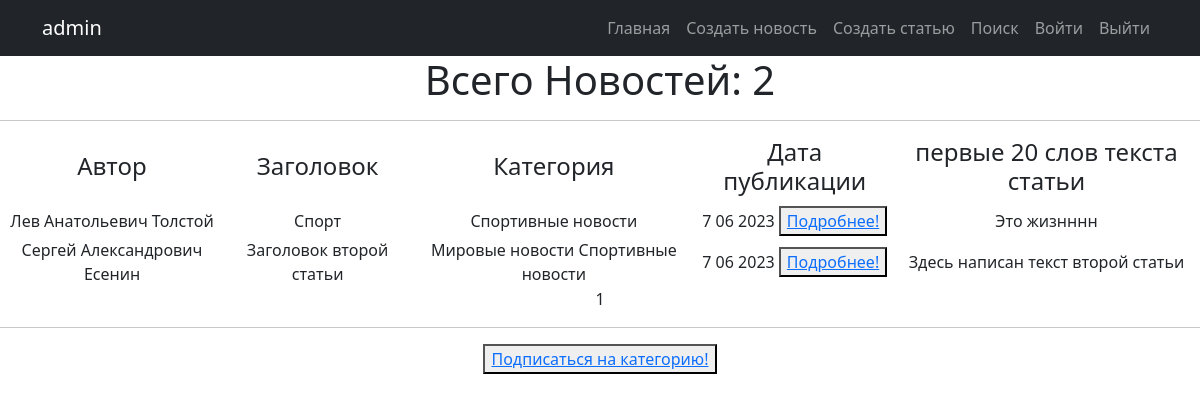
Page /categories/5/ (signed in) on the committed database.
### news/models.py (models this page shows, shortened)
class Post(models.Model):
    objects = None
    article = 'AR'
    news = 'NE'
    POST = [
        (news, 'Новость'),
        (article, 'Статья')
    ]
    title = models.TextField(max_length=50)
    author = models.ForeignKey(Author, on_delete=models.CASCADE)
    time_in_comment = models.DateTimeField(default=django.utils.timezone.now)
    choice_title = models.CharField(max_length=2, choices=POST)
    post_text = models.TextField(max_length=500)
    categories = models.ManyToManyField('Category', through='PostCategory')
    rating_post = models.IntegerField(default=0)

class Author(models.Model):
    user_author = models.OneToOneField(User, on_delete=models.CASCADE)
    user_rating = models.IntegerField(default=0)
    subscribers = models.ManyToManyField('Category', through='PostSubscribers')

class Category(models.Model):
    economy = 'EC'
    politician = 'PL'
    worldnews = 'WN'
    hostnews = 'HN'
    sport = 'SP'
    POSITION = [
        (economy, 'Экономика'),
        (politician, 'Политика'),
        (worldnews, 'Мировые новости'),
        (hostnews, 'Местные новости'),
        (sport, 'Спортивные новости')
    ]
    category = models.CharField(max_length=2, choices=POSITION, default='HN', unique=True)
    def __str__(self):
        return self.get_category_display()

### news/views.py (the view)
# urls.py: path('categories/<int:pk>/', CategoryList.as_view(), name='category_list'),
class CategoryList(LoginRequiredMixin, ListView):
    model = Post
    ordering = '-time_in_comment'
    template_name = 'news_category.html'
    context_object_name = 'all'
    paginate_by = 10
    def get_queryset(self):
        self.queryset = Category.objects.get(pk=self.kwargs['pk']).post_set.all()
        return super().get_queryset()
    def get_context_data(self, **kwargs):
        context = super().get_context_data(**kwargs)
        context['is_not_author'] = not self.request.user.groups.filter(name = 'author').exists()
        return context

### news/templatetags/censure.py (called while the page is built)
@register.filter()
def censor(word):
    def multiple_replace(texts, replace_value):
        for i, j in replace_value.items():
            texts = texts.lower().replace(i, j)
        return texts
    replace_values = {'модели': 'м*****',
                      'джигурда': 'д*******',
                      'однако': 'о*****',
                      'директор': 'д*******',
                      'повтор': 'п*****'
                      }
    word = multiple_replace(word, replace_values)
    return word.capitalize()

### templates/news_category.html (shortened to what this page needs)
{% extends 'flatpages/default.html' %}
{% load custom_tags %}
{% block content %}
{% load censure %}
    <h1>Всего Новостей: {{ all |length }} </h1>
    <hr>
    {% if all %}
        <table >
            <tr>
                <td><h4>Автор</h4></td>
                <td><h4>Заголовок</h4></td>
                <td><h4>Категория</h4></td>
                <td><h4>Дата публикации</h4></td>
                <td><h4>первые 20 слов текста статьи</h4></td>
            </tr>
            {% for news in all %}
            <tr>
                <td>{{ news.author.user_author.first_name }}</td>
                <td>{{ news.title | censor }}</td>
                <td>{%  for category in news.categories.all %}
                        {{category}}
                    {% endfor %}</td>
                <td>{{ news.time_in_comment |date:'j m Y'  }}
                        <button> <a href="/{{news.id}}"> Подробнее!</a> </button>
                </td>
                <td>{{ news.post_text |truncatewords:20 | censor }}</td>
            </tr>
            {% endfor %}
        </table>
    {% else %}
        <h2>Новостей нет!</h2>
    {% endif %}
   {{ page_obj.number }}
<hr>
<button> <a href="subscribe/"> Подписаться на категорию!</a> </button>
{% endblock content %}

### templates/flatpages/default.html (shortened to what this page needs)
<!DOCTYPE html>
<html lang="en">
    <head>
        {% load static %}
        <link href="{% static 'css/styles.css' %}" rel="stylesheet" />
    </head>
    <body id="page-top">
        <nav class="navbar navbar-expand-lg navbar-dark bg-dark static-top">
            <div class="container">
                <a class="navbar-brand" href="#page-top">{{request.user.username}}</a>
                <div class="collapse navbar-collapse" id="navbarResponsive">
                    <ul class="navbar-nav ms-auto">
                        <li class="nav-item active">
                                <a class="nav-link" href="{% url 'post_list' %}">Главная
                            </a>
                        </li>
                        <li class="nav-item">
                            <a class="nav-link" href="/news/create/">Создать новость</a>
                        </li>
                         <li class="nav-item">
                            <a class="nav-link" href="/article/create/">Создать статью</a>
                        </li>
                        <li class="nav-item">
                            <a class="nav-link" href="/news/search/">Поиск</a>
                        </li>
                         <li class="nav-item">
                            <a class="nav-link" href="/accounts/login/">Войти</a>
                        </li>
                         <li class="nav-item">
                            <a class="nav-link" href="/logout/">Выйти</a>
                        </li>
                    </ul>
                </div>
            </div>
        </nav>
       <div class="row">
            <div class="container  text-center">
                <div class="col-lg-12 text-center">
                   {% block content %}{% endblock content %}
               </div>
            </div>
        </div>
    </body>
</html>

### rows in the picture
Post: author.user_author.first_name "Лев Анатольевич Толстой", title|censor "Спорт", time_in_comment "7 06 2023", post_text|censor "Это жизнннн"
Category: category "Спортивные новости"
Post: author.user_author.first_name "Сергей Александрович Есенин", title|censor "Заголовок второй статьи", time_in_comment "7 06 2023", post_text|censor "Здесь написан текст второй статьи"
Category: category "Мировые новости"

### other values in the picture
{{ request.user.username }} "admin"
{{ all |length }} "2"
{{ page_obj.number }} "1"
